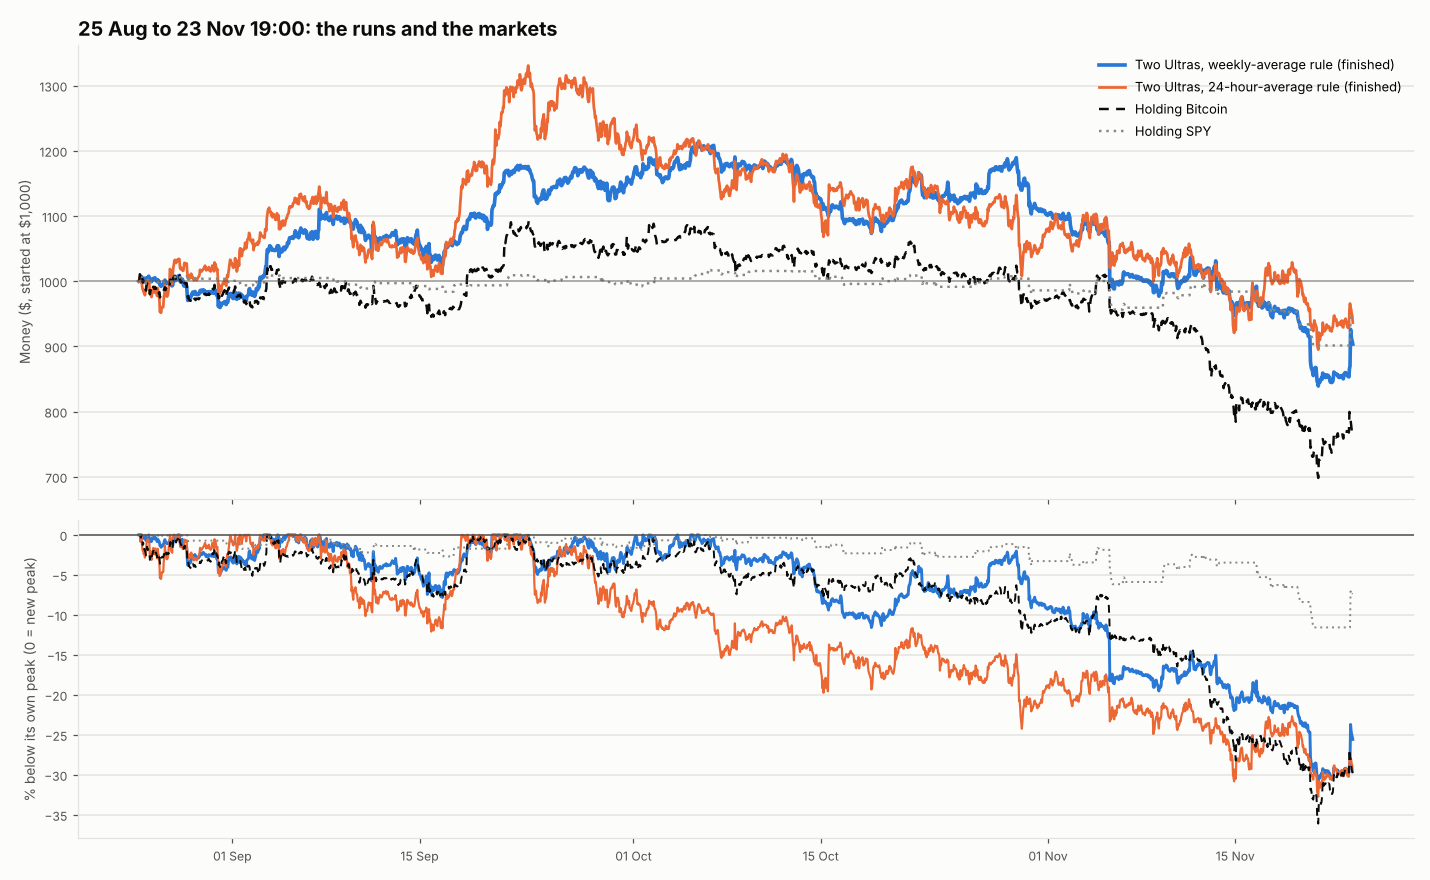

Here is the Python script that generated this plot:
#!/usr/bin/env python3
"""The standard update graph: the weekly-average run, the earlier 24-hour-average run, holding Bitcoin and holding
SPY on the same dates. Top: money. Bottom: each one's % below ITS OWN peak (0 = at a new peak).
    python3 mixed/update_chart.py -> mixed/update_chart.png (+ printed numbers)"""
import csv
import os
from datetime import datetime

import matplotlib
matplotlib.use("Agg")
import matplotlib.pyplot as plt
import matplotlib.dates as mdates

plt.rcParams["text.parse_math"] = False
HERE = os.path.dirname(os.path.abspath(__file__))
INK, INK2, GRID, SURF = "#0b0b0b", "#52514e", "#e4e3df", "#fcfcfb"


def load(name):
    return [r for r in csv.DictReader(open(os.path.join(HERE, name))) if r.get("value")]


def main():
    wk = load("watcher_hourly_3m_ultra_week.csv")
    old = load("watcher_hourly_3m_ultra_avg24.csv")
    t_end = wk[-1]["time"]
    old = [r for r in old if r["time"] <= t_end]                      # same dates only
    series = {
        "Two Ultras, weekly-average rule (finished)": (wk, "value", "#2a78d6", 2.4),
        "Two Ultras, 24-hour-average rule (finished)": (old, "value", "#eb6834", 1.8),
        "Holding Bitcoin": (wk, "btc_hold", INK, 1.6),
        "Holding SPY": (wk, "spy_hold", "#898781", 1.6)}
    fig, (a1, a2) = plt.subplots(2, 1, figsize=(13, 8), facecolor=SURF, sharex=True, gridspec_kw={"height_ratios": [2, 1.4]})
    print(f"Same dates, 25 Aug to {t_end}; each against its own peak:")
    for name, (rows, key, col, lw) in series.items():
        t = [datetime.strptime(r["time"], "%Y-%m-%d %H:%M") for r in rows]
        v = [float(r[key]) for r in rows]
        pk, dd = 0.0, []
        for x in v:
            pk = max(pk, x)
            dd.append(100 * (x / pk - 1))
        ls = (0, (4, 3)) if name == "Holding Bitcoin" else ((0, (1, 2)) if name == "Holding SPY" else "-")
        a1.plot(t, v, color=col, lw=lw, ls=ls, label=name)
        a2.plot(t, dd, color=col, lw=lw * 0.8, ls=ls)
        print(f"  {name:50s} now ${v[-1]:8.2f} | peak ${pk:8.2f} | {dd[-1]:+5.1f}% from peak | deepest {min(dd):+5.1f}%")
    a1.axhline(1000, color=INK2, lw=1, alpha=0.5)
    a1.set_ylabel("Money ($, started at $1,000)", color=INK2, fontsize=9)
    a1.set_title(f"25 Aug to {t_end[8:10]} {datetime.strptime(t_end, '%Y-%m-%d %H:%M'):%b %H:%M}: the runs and the markets",
                 loc="left", fontsize=13, color=INK, weight="bold")
    a1.legend(loc="best", fontsize=8.5, frameon=False)
    a2.axhline(0, color=INK2, lw=1)
    a2.set_ylabel("% below its own peak (0 = new peak)", color=INK2, fontsize=9)
    a2.xaxis.set_major_formatter(mdates.DateFormatter("%d %b"))
    for ax in (a1, a2):
        ax.grid(axis="y", color=GRID, lw=1)
        ax.set_facecolor(SURF)
        for s in ("top", "right"):
            ax.spines[s].set_visible(False)
        for s in ("left", "bottom"):
            ax.spines[s].set_color(GRID)
        ax.tick_params(colors=INK2, labelsize=8)
    fig.tight_layout()
    fig.savefig(os.path.join(HERE, "update_chart.png"), dpi=110, facecolor=SURF)


if __name__ == "__main__":
    main()
